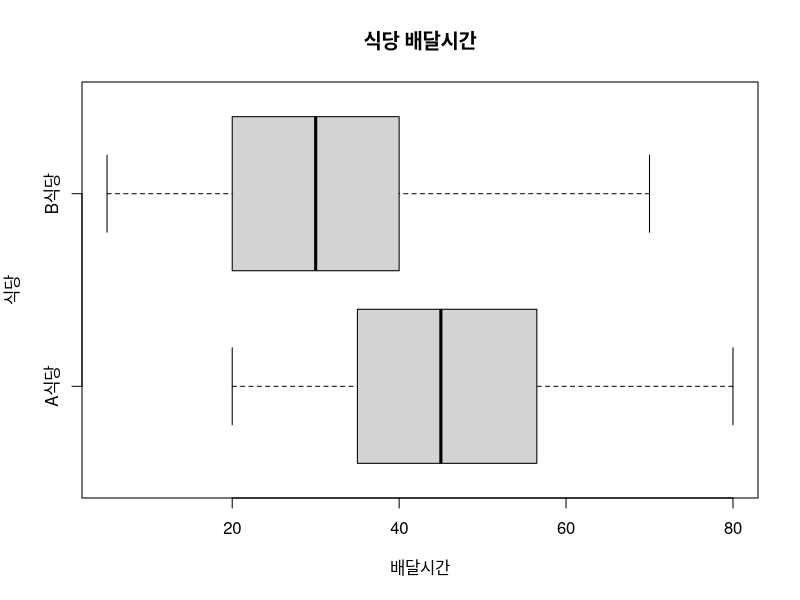
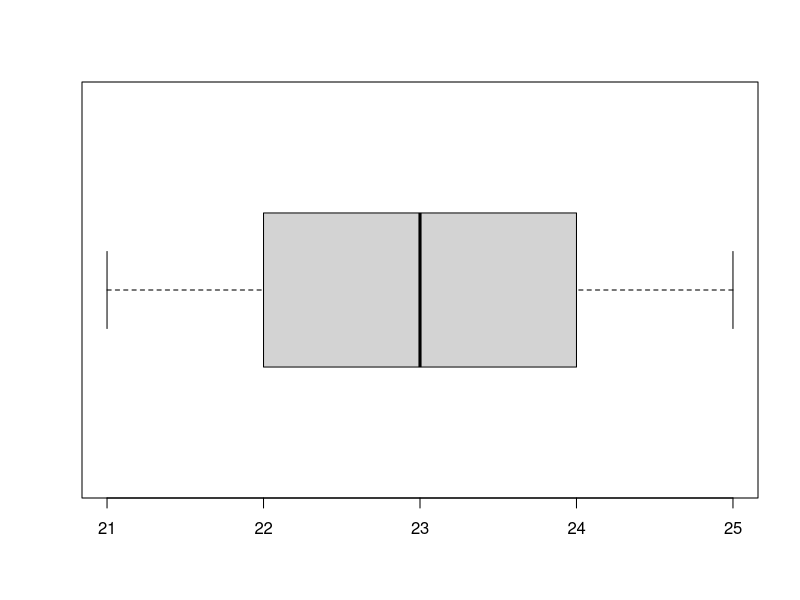
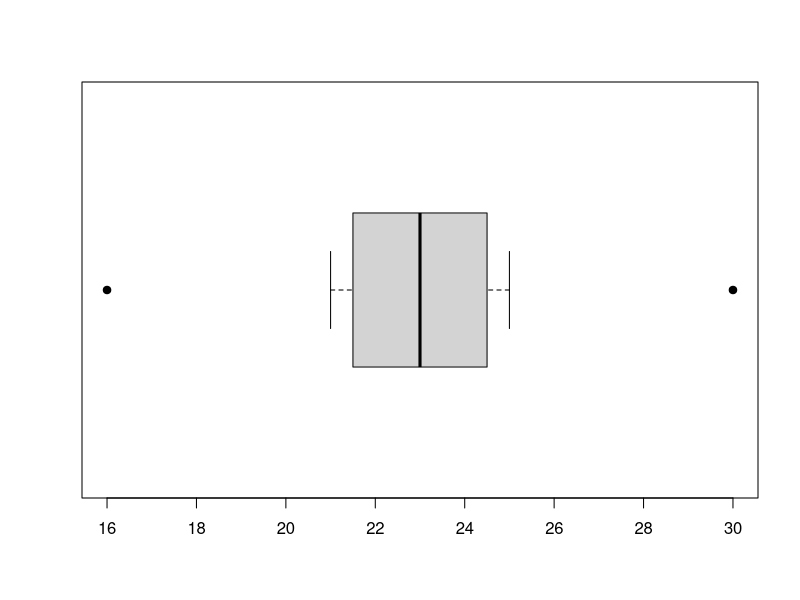
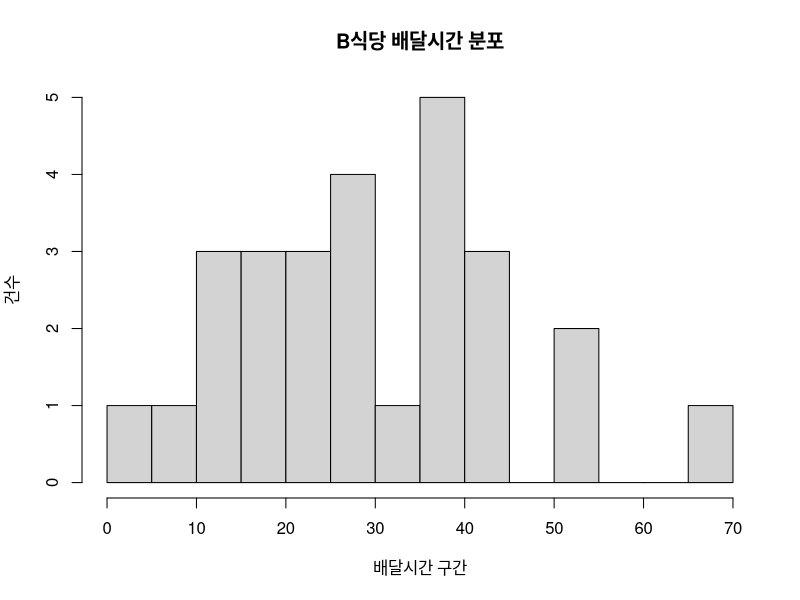
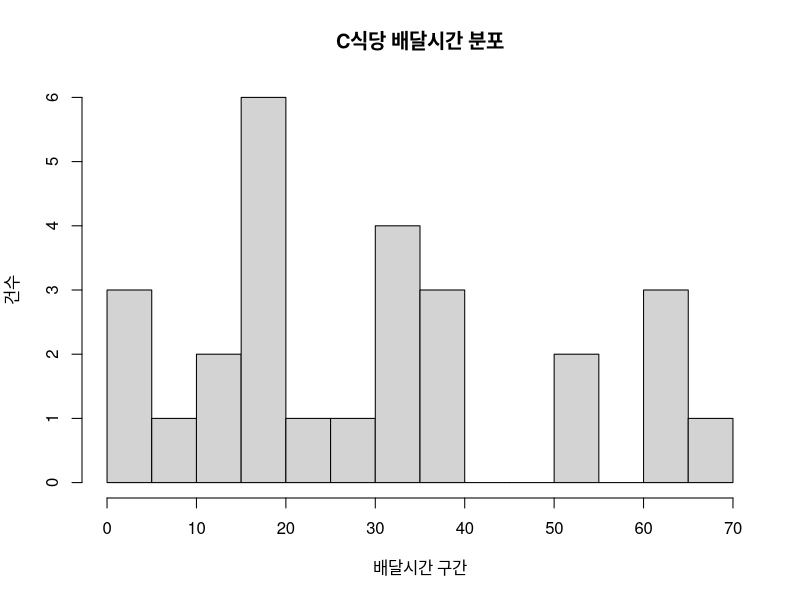
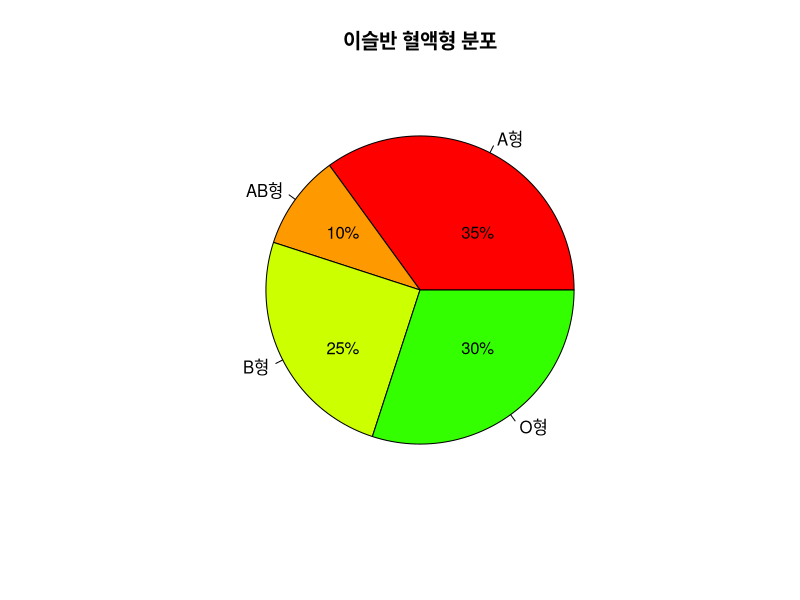
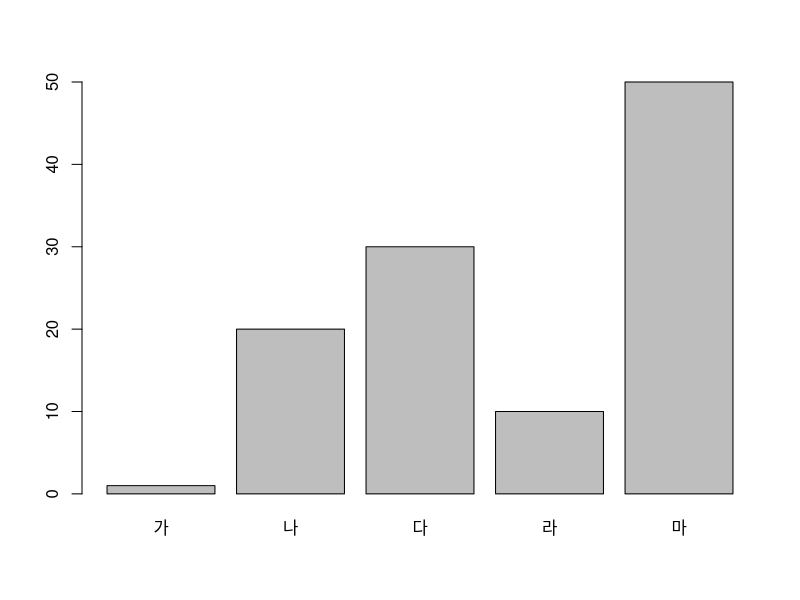
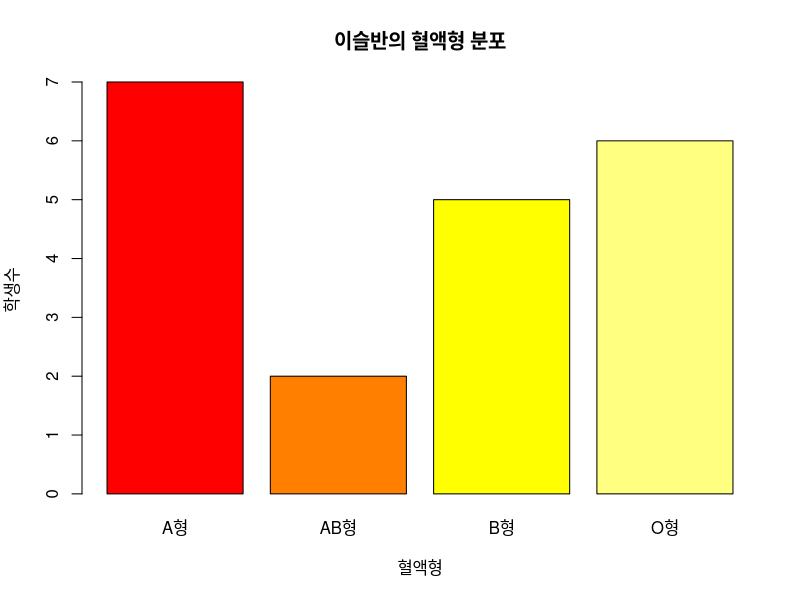

Here is the R script that generated these plots, in order:
# 평균 구하기
# A식당의 배달시간 벡터 생성
storeA = c(20,21,23,22,26,28,35,35,41,
           42,43,45,44,45,46,47,47,46,
           47,58,58,59,60,56,57,57,80)
mean(storeA)

# B식당의 배달시간 벡터 생성
storeB = c(5,6,11,13,15,16,20,20,21,23,
           22,27,27,30,30,32,36,37,37,40,
           40,43,44,45,51,54,70,600)
mean(storeB)

# 600보다 작은 것만 선택
storeB[storeB < 600]
mean(storeB[storeB < 600])

# 벡터 선언
nums = c(1,5,2,3,1000)

# 평균
mean(nums)

# A식당 사분위수
quantile(storeA)       ## 평균은 storeB가 크지만 사분위수로 봤을 때,
quantile(storeB)       ## 대체로 B상점의 배달 시간이 빠른 것을 알 수 있다.

# boxplot으로 본 storeB
boxplot(storeA, storeB[storeB < 600], names = c('A식당','B식당'),
        main = '식당 배달시간', xlab = '배달시간', ylab = '식당',
        horizontal = T)

# 평균을 추가로 표기
points(c(mean(storeA), mean(storeB)), pch = 2, col = 'red', cex = 3)

#-------------------------------------------------------
# 중간 값
# 1,2,3,5,1000
# 벡터가 홀수 개일 경우 가운데 값인 3이 반환
median(nums)

#1,2,5,1000
# 벡터가 짝수 개일 경우 (n/2번째 수 + n/2 + 1 번째 수) / 2 값이 중간값이다.  median = 3.5
num <- c(1,5,2,1000)
median(num)


#--------------------------------------------------------
# 사분위수
nums = 1:17
nums

# 사분위수는 quantile 함수로 산출
quantile(nums)


#----------------------------------------
# 중간 값이 동일한 집단 만들기
A = c(0,1,1,1,5,9,9,9,10)
B = c(0,4,4,4,5,6,6,6,10)

median(A)
median(B)

quantile(A)
quantile(B)


#----------------------------------------
# boxplot 그래프 그리기
boxNums <- c(21,22,23,24,25)

# 사분위수 확인
quantile(boxNums)

# boxplot 그래프
boxplot(boxNums,
        horizontal = T)

# 이상치 확인
boxNums <- c(16,21,22,23,24,25,30)
quantile(boxNums)
boxplot(boxNums, horizontal = T, 
        pch=19, cex = 1)

# IQR * 2 설정  >>  boxplot 옵션 중 range = 2 사용


#----------------------------------------------
# 분포를 확인하는 그래프 histogram
storeB = c(5,6,11,13,15,16,20,20,21,23,
           22,27,27,30,30,32,36,37,37,40,
           40,43,44,45,51,54,70,600)

storeC <- c(5,5,5,12,10,11,20,20,
            20,20,20,21,20,30,32,
            31,31,31,36,40,40,51,
            61,51,61,61,70)

# hist()   >> breaks 옵션으로 간격설정 가능 (벡터형태로 넣어야함, 기본10)
hist(storeB[storeB < 600], main = 'B식당 배달시간 분포',
     xlab = '배달시간 구간',
     ylab = '건수',
     breaks = c(0:14)*5)
mean(storeB[storeB < 600])
sd(storeB[storeB < 600])    ## mean +- sd   B식당은 15 ~ 45분 이내에 배달된다.

hist(storeC, main = 'C식당 배달시간 분포',
     xlab = '배달시간 구간',
     ylab = '건수',
     breaks = c(0:14)*5)
mean(storeC)
sd(storeC)                  ## mean +- sd   C식당은 11분 ~ 49분 이내에 배달된다.


#-----------------------------------------------------------
# 범주형 데이터 보기
bloodType <- c('A','B','A','AB','O',
               'A','O','B','A','O',
               'O','B','O','A','AB',
               'B','O','A','A','B')
length(bloodType)

# table 함수의 결과 객체 생성
table(bloodType)

table_bloodType <- table(bloodType)
str(table_bloodType)

# table_bloodType 범주 확인
names(table_bloodType)

# Pie 차트 그리기
pie(table_bloodType,
    main = '이슬반 혈액형 분포',
    labels = c('A형','AB형','B형','O형'),
    col = rainbow(10))                     ## 벡터형태로 하나하나 색 넣어도 된다.
text(0.3,0.3,'35%')
text(0.3,-0.3,'30%')
text(-0.4,0.3,'10%')
text(-0.4,-0.3,'25%')


#----------------------------------------------------
# 막대차트(barplot) 그리기
val1 <- c(1,20,30,10,50)
xlab <- c('가','나','다','라','마')

barplot(val1, names = xlab)

barplot(table_bloodType,
        names = c('A형','AB형','B형','O형'),
        main = '이슬반의 혈액형 분포',
        ylab = '학생수',
        xlab = '혈액형',
        col = heat.colors(4))

#----------------------------------------------------
name = c("정수병","박성동","박산우","김현수","류성희","전창욱","김소한","백지향","김미성","고희태",
         "강청남","송시현","아련한","고민해","최소한","최두경","전찬경","김아름","홍수태","김영화")
gender = c("남","여","남","여","남","여","남","여","남","여","남","여","남","여","남","여","남","여","남","여")
classDF = data.frame(name, gender, bloodType, stringsAsFactors = F)
View(classDF)

str(classDF)

head(classDF[,c(2,3)])
table(classDF[,c(2,3)])

addmargins(table(classDF[,c(2,3)]))     ## table 분석자료 + sum까지 추가해줌

# 범례 추가
classTable <- table(classDF[,c(2,3)])  
barplot(table(classDF[,c(2,3)]))
barplot(classTable, legend= T,          ## 범례추가
        ylim = c(0,8),
        col = c('skyblue','lightpink'))

# beside 입력 항목을 활용해 성별을 별도
# 막대로 표기, 범례 영역을 위해 y축 길이를 설정 (ylim)
barplot(classTable, legend= T,          
        ylim = c(0,8),
        col = c('skyblue','lightpink'),
        beside = T)                     






     